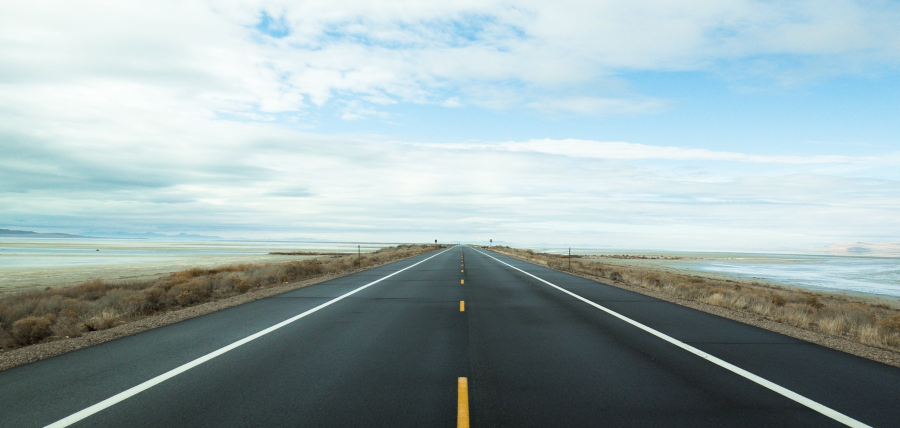
#> input picture Software Subsystem/Road1.jpg, 1799 x 856 px (shown at 1/2 size)
$ python Q2.py
#> lines starting #> are read from the running program, lines starting #| are printed output that depends on the picture; after the words box and inside, x2 and y2 are one past the last pixel; in counts of white or black regions, pixels touching at a corner belong together
import cv2
import numpy as np
import matplotlib.pyplot as plt

def count_grey_pixels(img_gray, y, x_start, x_end, grey_range):
    """Count pixels within a specific grey range in a horizontal line segment."""
    line = img_gray[y, x_start:x_end]
    return np.sum((line >= grey_range[0]) & (line <= grey_range[1]))

def optimize_roi_top(img_gray, base_top_y, base_left_x, base_right_x, roi_height, grey_range):
    """Find optimal top line for ROI based on road surface color."""
    height, width = img_gray.shape
    base_width = base_right_x - base_left_x
    initial_top_width = int(base_width * 0.3)
    half_top_width = initial_top_width // 2
    base_x_center = (base_left_x + base_right_x) // 2

    best_y = base_top_y - roi_height
    max_grey_count = -1

    # Search vertically to find best road surface line
    for y in range(max(best_y - 20, 0), min(best_y + 20, height)):
        x_start = max(base_x_center - half_top_width, 0)
        x_end = min(base_x_center + half_top_width, width)
        grey_count = count_grey_pixels(img_gray, y, x_start, x_end, grey_range)
        if grey_count > max_grey_count:
            max_grey_count = grey_count
            best_y = y

    left_x = base_x_center - half_top_width
    right_x = base_x_center + half_top_width

    # Expand line horizontally to cover full road width
    while left_x > 0 and grey_range[0] <= img_gray[best_y, left_x-1] <= grey_range[1]:
        left_x -= 1

    while right_x < width-1 and grey_range[0] <= img_gray[best_y, right_x+1] <= grey_range[1]:
        right_x += 1

    # Add small margin for stability
    extra_len = int(0.02 * (right_x - left_x))
    left_x = max(0, left_x - extra_len)
    right_x = min(width-1, right_x + extra_len)

    return best_y, left_x, right_x

def process_road_image(image_path,
                       sky_brightness_threshold=150,
                       min_brightness_diff=30,
                       grey_range=(50, 200)):

#> called with image_path = 'Road1.jpg', sky_brightness_threshold = 150, min_brightness_diff = 30, grey_range = (50, 200)
    img = cv2.imread(image_path)
#> img is the input picture: shape (856, 1799, 3); mean B, G, R 174.6, 173, 155.5
    img_rgb = cv2.cvtColor(img, cv2.COLOR_BGR2RGB)
    height, width = img.shape[:2]
#> height = 856; width = 1799

    img_gray = cv2.cvtColor(img_rgb, cv2.COLOR_RGB2GRAY)
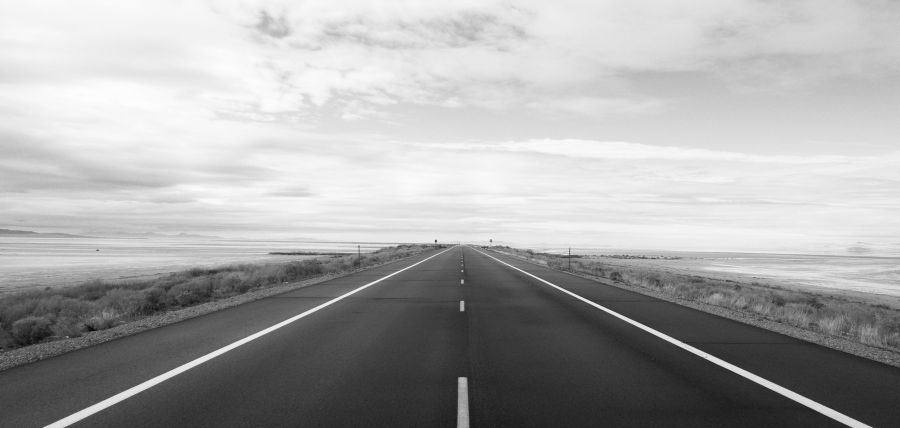
#> img_gray: shape (856, 1799) (shown at 1/2 size); min 1, max 254, mean 167.9

    blue_channel = img[:, :, 0]
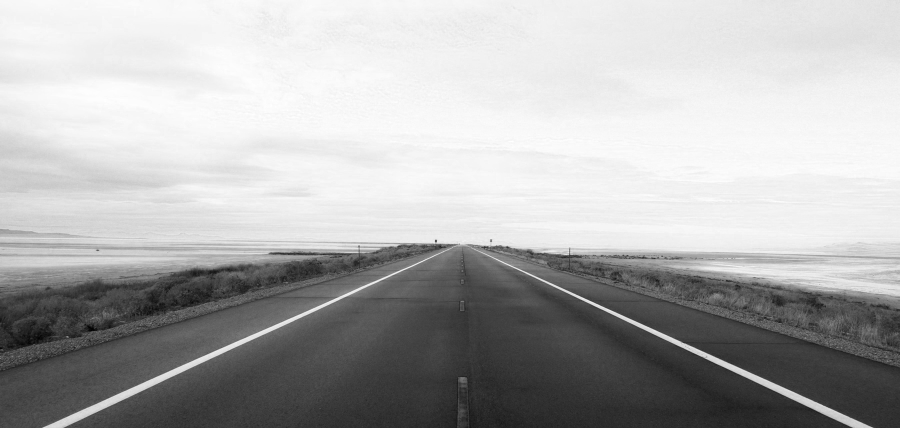
#> blue_channel: shape (856, 1799) (shown at 1/2 size); min 0, max 255, mean 174.6

    grid_rows = 30
    row_height = height // grid_rows
#> row_height = 28

    blue_brightness = [np.mean(blue_channel[i*row_height:(i+1)*row_height, :]) for i in range(grid_rows)]
#> blue_brightness = 30 values, max 245.9 at index 8, min 58.76 at index 29, mean 176.9

    upper_section = blue_brightness[:grid_rows//3]
#> upper_section = [240.8, 238.7, 237.9, 238.1, 239.4, 240.1, 243.7, 245, 245.9, 245.7]
    lower_section = blue_brightness[-grid_rows//3:]
#> lower_section = [100.7, 81.36, 77.95, 76.75, 74.74, 72.65, 69.22, 66.25, 62.67, 58.76]

    max_brightness = np.max(upper_section)
#> max_brightness = 245.9
    bottom_brightness = np.mean(lower_section)
#> bottom_brightness = 74.11

    brightness_diff = max_brightness - bottom_brightness
#> brightness_diff = 171.8

    use_sky_detection = max_brightness > sky_brightness_threshold and brightness_diff > min_brightness_diff
#> use_sky_detection = True

    roi_mask = np.zeros((height, width), dtype=np.uint8)

    roi_debug_img = img_rgb.copy()

    if use_sky_detection:
        detection_method = "Sky-based ROI"

        blue_gradient = np.gradient(blue_brightness)
#> blue_gradient = 30 values, max 2.42 at index 6, min -39.41 at index 18, mean -6.17
        steep_falls = np.where(blue_gradient < -5)[0]
#> steep_falls = [16, 17, 18, 19, 20, 21]

        horizon_row = (np.min(steep_falls) + np.max(steep_falls)) // 2 if len(steep_falls) > 0 else grid_rows // 4
#> horizon_row = 18

        horizon_y = horizon_row * row_height
#> horizon_y = 504
        roi_top_y = min(horizon_y + row_height, height - 1)
#> roi_top_y = 532

        roi_vertices = np.array([[
            (int(width*0.35), roi_top_y),
            (int(width*0.05), height),
            (int(width*0.95), height),
            (int(width*0.65), roi_top_y)]], dtype=np.int32)
#> roi_vertices = [[629, 532], [89, 856], [1709, 856], [1169, 532]]

        cv2.fillPoly(roi_mask, [roi_vertices], 255)
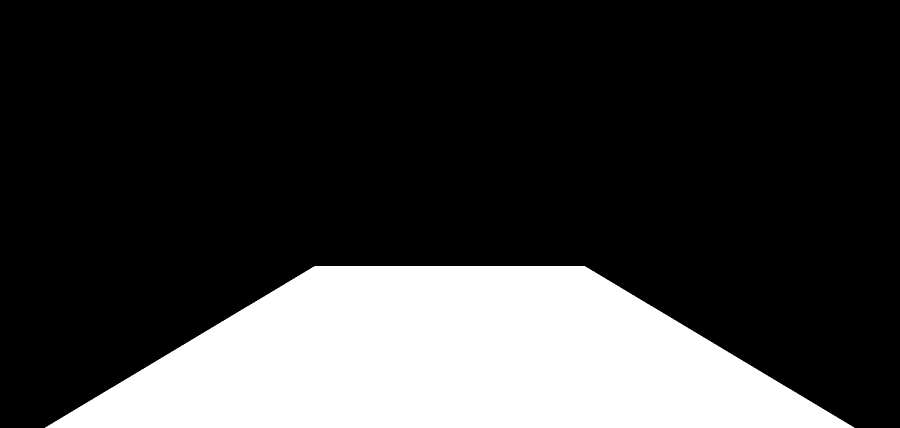
#> roi_mask: shape (856, 1799) (shown at 1/2 size); 22.7% white; 1 white region, box (x1, y1, x2, y2) and area: (90, 532, 1709, 856) 350136

    else:
        detection_method = "Stacked ROIs (No clear sky detected)"

        roi_height = height // 5

        bottom_base_y = height - 1
        bottom_base_left = int(width * 0.05)
        bottom_base_right = int(width * 0.95)

        # Build ROI from bottom up, layer by layer
        bottom_best_y, bottom_left, bottom_right = optimize_roi_top(
            img_gray, bottom_base_y, bottom_base_left, bottom_base_right,
            roi_height, grey_range)

        bottom_roi_vertices = np.array([[
            (bottom_left, bottom_best_y),
            (bottom_base_left, bottom_base_y),
            (bottom_base_right, bottom_base_y),
            (bottom_right, bottom_best_y)]], dtype=np.int32)

        middle_best_y, middle_left, middle_right = optimize_roi_top(
            img_gray, bottom_best_y, bottom_left, bottom_right,
            roi_height, grey_range)

        middle_roi_vertices = np.array([[
            (middle_left, middle_best_y),
            (bottom_left, bottom_best_y),
            (bottom_right, bottom_best_y),
            (middle_right, middle_best_y)]], dtype=np.int32)

        top_best_y, top_left, top_right = optimize_roi_top(
            img_gray, middle_best_y, middle_left, middle_right,
            roi_height, grey_range)

        top_roi_vertices = np.array([[
            (top_left, top_best_y),
            (middle_left, middle_best_y),
            (middle_right, middle_best_y),
            (top_right, top_best_y)]], dtype=np.int32)

        cv2.fillPoly(roi_mask, [bottom_roi_vertices, middle_roi_vertices, top_roi_vertices], 255)

    img_hsv = cv2.cvtColor(img_rgb, cv2.COLOR_RGB2HSV)
#> img_hsv: shape (856, 1799, 3); mean H, S, V 85.4, 42.5, 178.6

    # Define color ranges for yellow and white lines
    yellow_lower = np.array([15, 100, 100])
    yellow_upper = np.array([40, 255, 255])
    white_lower = np.array([0, 0, 200])
    white_upper = np.array([180, 30, 255])

    # Create masks for yellow and white colors
    yellow_mask = cv2.inRange(img_hsv, yellow_lower, yellow_upper)
#> yellow_mask: shape (856, 1799); 0.49% white; 300 white regions (264 under 20 px), largest, box (x1, y1, x2, y2) and area: (914, 754, 939, 856) 2123, (343, 539, 417, 579) 1109, (1760, 627, 1799, 655) 465
    white_mask = cv2.inRange(img_hsv, white_lower, white_upper)
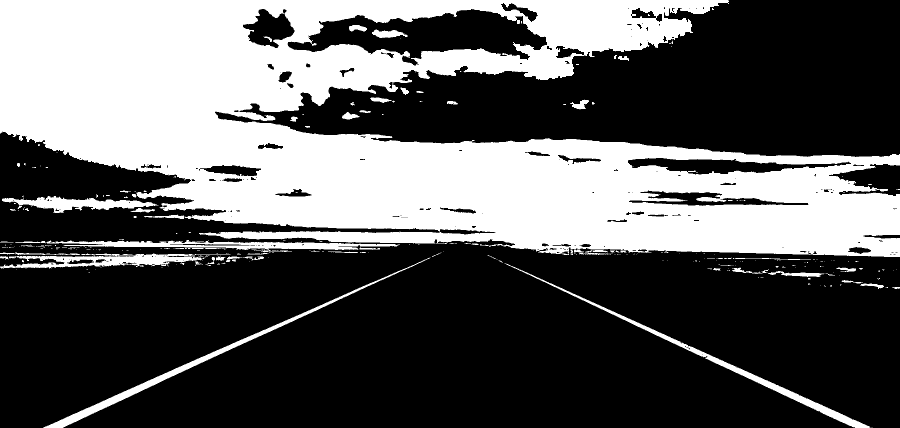
#> white_mask: shape (856, 1799) (shown at 1/2 size); 36.1% white; 333 white regions (261 under 20 px), largest, box (x1, y1, x2, y2) and area: (0, 0, 1799, 514) 515701, (86, 515, 861, 856) 7409, (30, 480, 800, 505) 6933

    # Apply ROI mask to color masks
    yellow_mask = cv2.bitwise_and(yellow_mask, roi_mask)
#> yellow_mask: shape (856, 1799); 0.16% white; 11 white regions (8 under 20 px), largest, box (x1, y1, x2, y2) and area: (914, 754, 939, 856) 2123, (920, 603, 929, 623) 175, (921, 560, 928, 568) 42
    white_mask = cv2.bitwise_and(white_mask, roi_mask)
#> white_mask: shape (856, 1799); 0.85% white; 2 white regions, box (x1, y1, x2, y2) and area: (90, 532, 826, 856) 7327, (1021, 532, 1707, 855) 5712

    kernel_dilate = np.ones((5, 5), np.uint8)  # You can adjust kernel size as needed
    white_mask = cv2.dilate(white_mask, kernel_dilate, iterations=1)
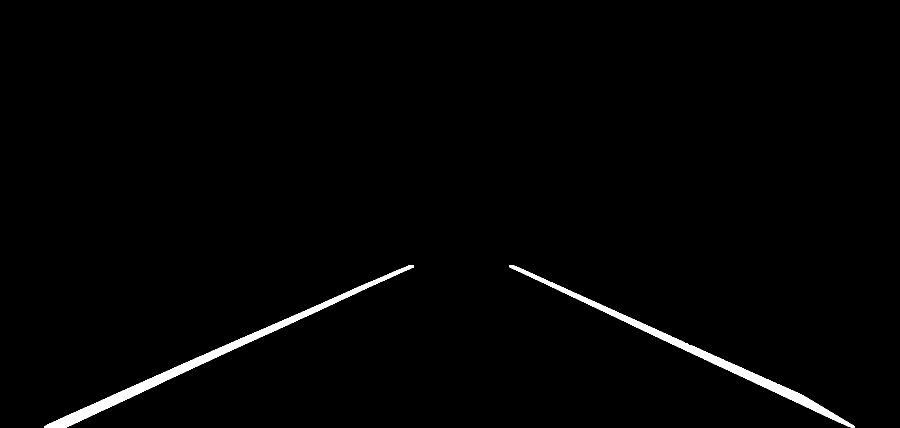
#> white_mask: shape (856, 1799) (shown at 1/2 size); 1.4% white; 2 white regions, box (x1, y1, x2, y2) and area: (88, 530, 828, 856) 11501, (1019, 530, 1709, 856) 9790
    yellow_mask = cv2.dilate(yellow_mask, kernel_dilate, iterations=1)
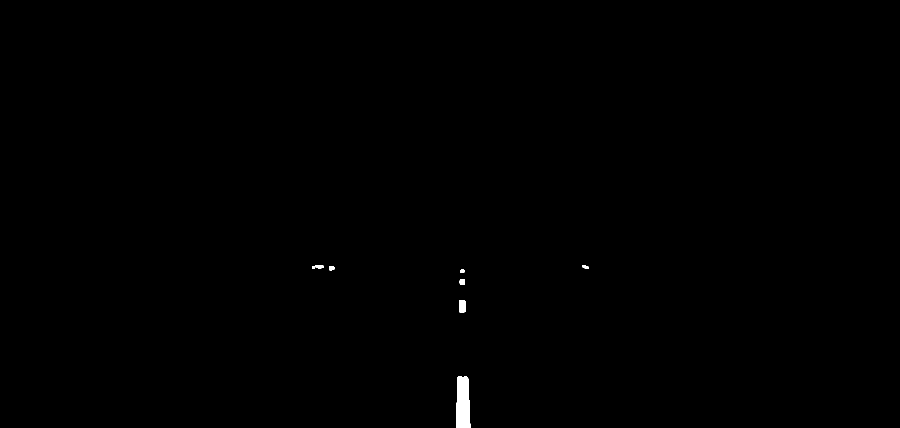
#> yellow_mask: shape (856, 1799) (shown at 1/2 size); 0.22% white; 8 white regions, largest, box (x1, y1, x2, y2) and area: (912, 752, 941, 856) 2601, (918, 601, 931, 625) 307, (919, 558, 930, 570) 118


    # Create highlighted image
    highlighted_img = img_rgb.copy()
    highlighted_img[white_mask > 0] = [0, 255, 255]   # Cyan for white lanes
    highlighted_img[yellow_mask > 0] = [255, 255, 0]  # Yellow for yellow lanes
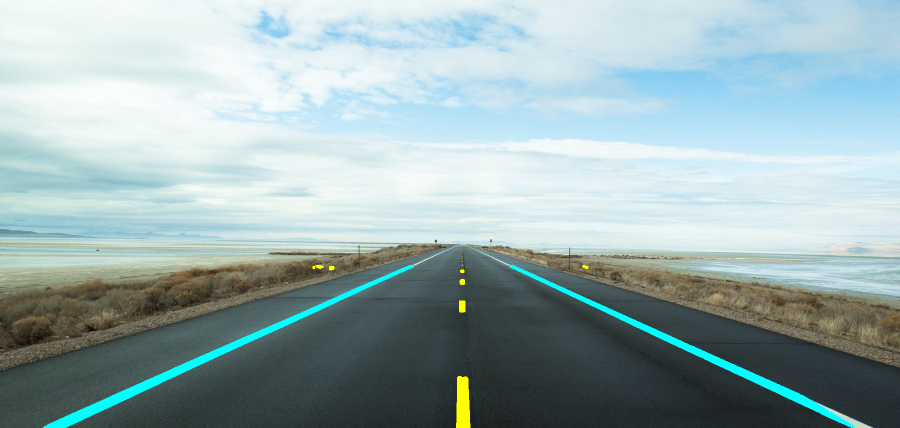
#> highlighted_img: shape (856, 1799, 3) (shown at 1/2 size); mean R, G, B 153.4, 174.2, 175.6
    plt.figure(figsize=(10, 8))

    plt.subplot(221)
    plt.imshow(img_rgb)
    plt.title('Original Image')
    plt.axis('off')
    cv2.imwrite('original.jpg',img)
    plt.subplot(222)
    plt.imshow(highlighted_img)
    plt.title('Highlighted Lanes')
    plt.axis('off')
    cv2.imwrite('highlighted.jpg',cv2.cvtColor(highlighted_img, cv2.COLOR_RGB2BGR))
    plt.subplot(223)
    plt.imshow(white_mask, cmap='gray')
    plt.title('White Lane Mask')
    plt.axis('off')
    cv2.imwrite('white.jpg',white_mask)
    plt.subplot(224)
    plt.imshow(yellow_mask, cmap='gray')
    plt.title('Yellow Lane Mask')
    plt.axis('off')
    cv2.imwrite('yellow.jpg',yellow_mask)
    plt.tight_layout()
    plt.show()


    return {
        'original': img_rgb,
        'highlighted': highlighted_img,
        'white_mask': white_mask,
        'yellow_mask': yellow_mask,
        'detection_method': detection_method
    }

# Example usage
if __name__ == "__main__":
    image_path = 'Road1.jpg'
    process_road_image(image_path)
